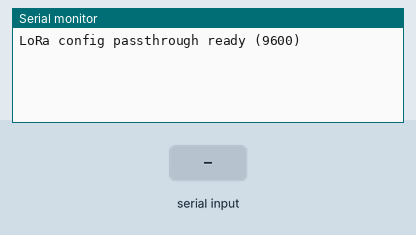
Bench run of a sketch on a simulated Arduino Mega 2560, built with avr-gcc and run on an emulated ATmega2560. Shown: the last lines printed to the serial monitor. The test bench sets the inputs (shaded band).

Above: at 1.2 s.
1.3 s: "1" received over the second serial link
At 2.4 s:
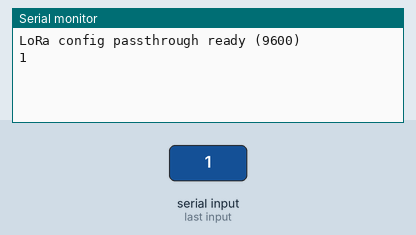
2.8 s: "0" received over the second serial link
At 3.6 s:
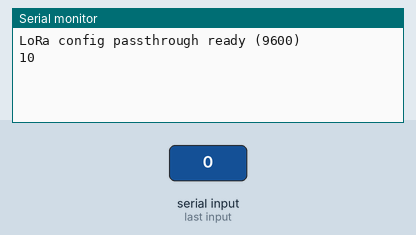

Measured:
- after the input at 1.3 s, the serial monitor: prints a new line at once (image 1)
- after the input at 2.8 s, the serial monitor: prints a new line at once (image 2)

The sketch:

lora_config_helper.ino
```cpp
// Passthrough USB Serial <-> LoRa module Serial1 for AT configuration.
// Wiring: LoRa on Serial1 pins 0 (RX) / 1 (TX). For config mode tie M0=LOW, M1=HIGH.
// Open Serial Monitor at 9600, line ending CR+LF, type AT commands directly.

const unsigned long LORA_BAUD = 9600;

void setup() {
  Serial.begin(9600);
  while (!Serial) {
  }
  Serial1.begin(LORA_BAUD);
  Serial.println("LoRa config passthrough ready (9600)");
}

void loop() {
  while (Serial.available()) {
    Serial1.write(Serial.read());
  }
  while (Serial1.available()) {
    Serial.write(Serial1.read());
  }
}
```
